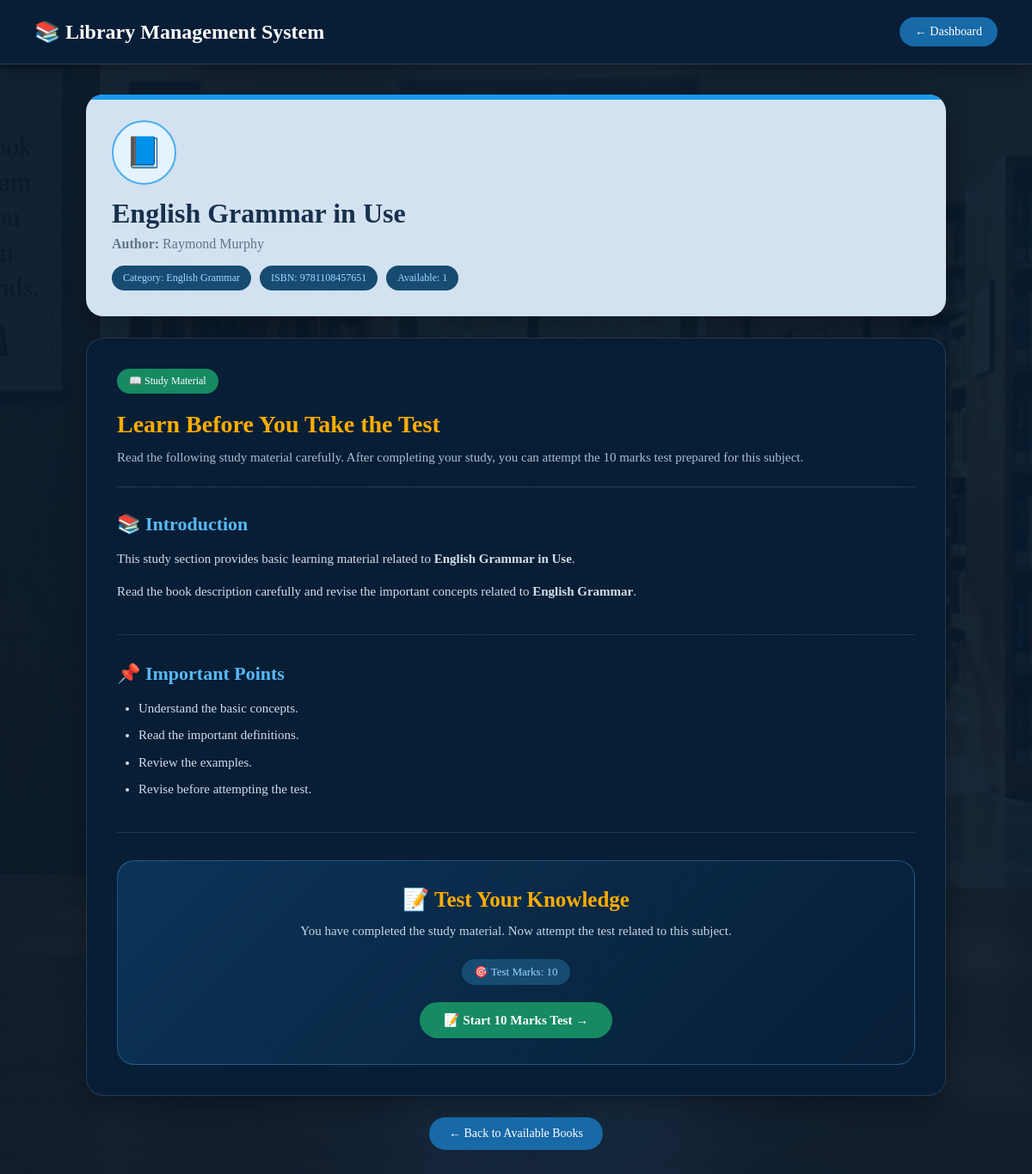
Screenshot of /student/book/3/?username= with the database file from the repository.
### library/models.py (models this page shows, shortened)
class Book(models.Model):
    title = models.CharField(max_length=200)
    author = models.CharField(max_length=150)
    category = models.CharField(max_length=100)
    isbn = models.CharField(max_length=50, unique=True)
    quantity = models.PositiveIntegerField(default=1)
    description = models.TextField(blank=True)

### library/views.py (the view)
def book_study(request, book_id):
    book = get_object_or_404(Book, id=book_id)
    username = request.GET.get("username")
    student = Student.objects.filter(
        username=username
    ).first()
    return render(
        request,
        'book_study.html',
        {
            'book': book,
            'student': student
        }
    )

### library/templates/book_study.html (shortened to what this page needs)
{% load static %}
<!DOCTYPE html>
<html lang="en">
<head>
<link rel="stylesheet" href="{% static 'book_study.css' %}">
</head>
<body>
<header class="header">
    <div class="logo">
        📚 <span>Library Management System</span>
    </div>
    <a
        href="{% url 'student_dashboard' %}?username={{ student.username }}"
        class="back-btn"
    >
        ← Dashboard
    </a>
</header>
<main class="main">
    <section class="book-header">
        <div class="book-icon">
            📘
        </div>
        <h1>
            {{ book.title }}
        </h1>
        <p class="author">
            <b>Author:</b> {{ book.author }}
        </p>
        <div class="book-info">
            <span class="info">
                Category: {{ book.category }}
            </span>
            <span class="info">
                ISBN: {{ book.isbn }}
            </span>
            <span class="info">
                Available: {{ book.quantity }}
            </span>
        </div>
    </section>
    <section class="study-container">
        <div class="subject-badge">
            📖 Study Material
        </div>
        <h1 class="study-heading">
            Learn Before You Take the Test
        </h1>
        <p class="study-subheading">
            Read the following study material carefully.
            After completing your study, you can attempt the
            10 marks test prepared for this subject.
        </p>
        {% if "Artificial Intelligence" in book.title %}
        <div class="chapter">
            <h2>
                🤖 1. Introduction to Artificial Intelligence
            </h2>
            <p>
                Artificial Intelligence, commonly called AI, is a branch
                of computer science that focuses on creating machines
                and software capable of performing tasks that normally
                require human intelligence.
            </p>
            <p>
                AI systems can learn from information, solve problems,
                understand language, recognize patterns and make
                decisions.
            </p>
            <div class="note">
                <strong>Remember:</strong>
                <p>
                    AI aims to make computer systems capable of
                    performing intelligent tasks.
                </p>
            </div>
        </div>
        <div class="chapter">
            <h2>
                🧠 2. Intelligent Agents
            </h2>
            <p>
                An intelligent agent is a system that observes its
                environment through sensors and performs actions
                using actuators.
            </p>
            <h3>Examples</h3>
            <ul>
                <li>Self-driving vehicles</li>
                <li>Voice assistants</li>
                <li>Recommendation systems</li>
                <li>Robots</li>
                <li>Game-playing programs</li>
            </ul>
            <div class="example">
                <strong>Example:</strong>
                <p>
                    A robot can use sensors to understand its
                    surroundings and motors to move.
                </p>
            </div>
        </div>
        <div class="chapter">
            <h2>
                🔍 3. Problem Solving and Search
            </h2>
            <p>
                AI systems often need to find a solution to a problem.
                Search algorithms help an AI system explore possible
                solutions and select an appropriate one.
            </p>
            <h3>Common Search Techniques</h3>
            <ul>
                <li>Breadth First Search</li>
                <li>Depth First Search</li>
                <li>Uniform Cost Search</li>
                <li>Greedy Search</li>
                <li>A* Search</li>
            </ul>
        </div>
        <div class="chapter">
            <h2>
                📚 4. Knowledge Representation
            </h2>
            <p>
                Knowledge representation is the process of storing
                information in a form that an AI system can use for
                reasoning and decision making.
            </p>
            <p>
                Knowledge can be represented using rules, facts,
                relationships and logical structures.
            </p>
        </div>
        <div class="chapter">
            <h2>
                🤖 5. Machine Learning
            </h2>
            <p>
                Machine Learning is an important area of AI where
                computer systems learn patterns from data instead of
                being explicitly programmed for every situation.
            </p>
            <h3>Types of Machine Learning</h3>
            <ul>
                <li>Supervised Learning</li>
                <li>Unsupervised Learning</li>
                <li>Reinforcement Learning</li>
            </ul>
        </div>
        <div class="chapter">
            <h2>
                🧬 6. Deep Learning
            </h2>
            <p>
                Deep Learning is a part of machine learning that uses
                neural networks with multiple layers to learn complex
                patterns from large amounts of data.
            </p>
            <p>
                Deep learning is commonly used in image recognition,
                speech recognition and natural language applications.
            </p>
        </div>
        <div class="chapter">
            <h2>
                💬 7. Natural Language Processing
            </h2>
            <p>
                Natural Language Processing, or NLP, allows computers
                to process and understand human language.
            </p>
            <ul>
                <li>Text classification</li>
                <li>Language translation</li>
                <li>Chatbots</li>
                <li>Speech recognition</li>
                <li>Sentiment analysis</li>
            </ul>
        </div>
        {% else %}
        <div class="chapter">
            <h2>
                📚 Introduction
            </h2>
            <p>
                This study section provides basic learning material
                related to <b>{{ book.title }}</b>.
            </p>
            <p>
                Read the book description carefully and revise the
                important concepts related to
                <b>{{ book.category }}</b>.
            </p>
        </div>
        <div class="chapter">
            <h2>
                📌 Important Points
            </h2>
            <ul>
                <li>Understand the basic concepts.</li>
                <li>Read the important definitions.</li>
                <li>Review the examples.</li>
                <li>Revise before attempting the test.</li>
            </ul>
        </div>
        {% endif %}
        <div class="test-section">
            <h2>
                📝 Test Your Knowledge
            </h2>
            <p>
                You have completed the study material.
                Now attempt the test related to this subject.
            </p>
            <div class="test-info">
                🎯 Test Marks: 10
            </div>
            <br>
            <a
                href="{% url 'student_tests' %}?username={{ student.username }}"
                class="test-btn"
            >
                📝 Start 10 Marks Test →
            </a>
        </div>
    </section>
    <div class="bottom">
        <a
            href="{% url 'student_books' %}?username={{ student.username }}"
            class="books-btn"
        >
            ← Back to Available Books
        </a>
    </div>
</main>
</body>
</html>

### library/static/book_study.css (style rules this page uses)
* { margin:0; padding:0; box-sizing:border-box; font-family:"Constantia","Times New Roman",Georgia,serif; }
html { scroll-behavior:smooth; }
body { min-height:100vh; background: linear-gradient( rgba(6,25,45,.93), rgba(6,25,45,.93) ), url("/static/library.jpg.png") center center / cover fixed no-repeat; color:white; }
.header { height:75px; background:rgba(8,31,55,.98); display:flex; align-items:center; justify-content:space-between; padding:0 40px; border-bottom:1px solid rgba(255,255,255,.15); box-shadow:0 4px 18px rgba(0,0,0,.35); position:sticky; top:0; z-index:1000; }
.logo { color:#ffad00; font-size:24px; font-weight:bold; }
.logo span { color:white; }
.back-btn { text-decoration:none; color:white; background:#1769a8; padding:9px 18px; border-radius:20px; font-size:14px; transition:.3s; }
.main { max-width:1050px; margin:auto; padding:35px 25px 50px; }
.book-header { background:rgba(218,233,247,.97); color:#17304d; border-radius:20px; padding:30px; margin-bottom:25px; box-shadow:0 10px 30px rgba(0,0,0,.35); position:relative; overflow:hidden; }
.book-header::before { content:""; position:absolute; top:0; left:0; width:100%; height:6px; background:#1599ef; }
.book-icon { width:75px; height:75px; border-radius:50%; background:#e5f3ff; border:2px solid #48aef0; display:flex; align-items:center; justify-content:center; font-size:35px; margin-bottom:15px; }
.book-header h1 { color:#17304d; font-size:32px; margin-bottom:8px; }
.author { color:#60758b; font-size:16px; margin-bottom:16px; }
.book-info { display:flex; flex-wrap:wrap; gap:10px; }
.info { background:#174c72; color:#9ed7ff; padding:7px 13px; border-radius:15px; font-size:12px; }
.study-container { background:rgba(8,31,55,.96); border:1px solid rgba(255,255,255,.12); border-radius:20px; padding:35px; box-shadow:0 8px 28px rgba(0,0,0,.30); }
.study-heading { color:#ffad00; font-size:28px; margin-bottom:10px; }
.study-subheading { color:#a9bfd2; font-size:15px; line-height:1.7; margin-bottom:30px; border-bottom:1px solid rgba(255,255,255,.12); padding-bottom:20px; }
.chapter { margin-bottom:32px; padding-bottom:25px; border-bottom:1px solid rgba(255,255,255,.10); }
.chapter h2 { color:#58b9f5; font-size:22px; margin-bottom:13px; }
.chapter p { color:#d1deea; font-size:15px; line-height:1.9; margin-bottom:10px; }
.chapter ul { margin:8px 0 10px 25px; color:#d1deea; }
.chapter li { font-size:15px; line-height:1.9; margin-bottom:3px; }
.subject-badge { display:inline-block; background:#168a61; color:white; padding:7px 14px; border-radius:20px; font-size:12px; margin-bottom:20px; }
.test-section { margin-top:30px; background: linear-gradient( 135deg, rgba(23,105,168,.30), rgba(8,31,55,.98) ); border:1px solid rgba(72,174,240,.35); border-radius:20px; padding:30px; text-align:center; }
.test-section h2 { color:#ffad00; font-size:25px; margin-bottom:10px; }
.test-section p { color:#c7d7e6; font-size:15px; line-height:1.7; margin-bottom:20px; }
.test-info { display:inline-block; background:#174c72; color:#9ed7ff; padding:7px 14px; border-radius:20px; font-size:13px; margin-bottom:20px; }
.test-btn { display:inline-block; text-decoration:none; background:#168a61; color:white; padding:12px 28px; border-radius:25px; font-size:15px; font-weight:bold; transition:.3s; }
.bottom { text-align:center; margin-top:25px; }
.books-btn { display:inline-block; text-decoration:none; color:white; background:#1769a8; padding:11px 23px; border-radius:22px; font-size:14px; transition:.3s; }

### rows the page displays
Book: title "English Grammar in Use", author "Raymond Murphy", category "English Grammar", isbn "9781108457651", quantity "1"
